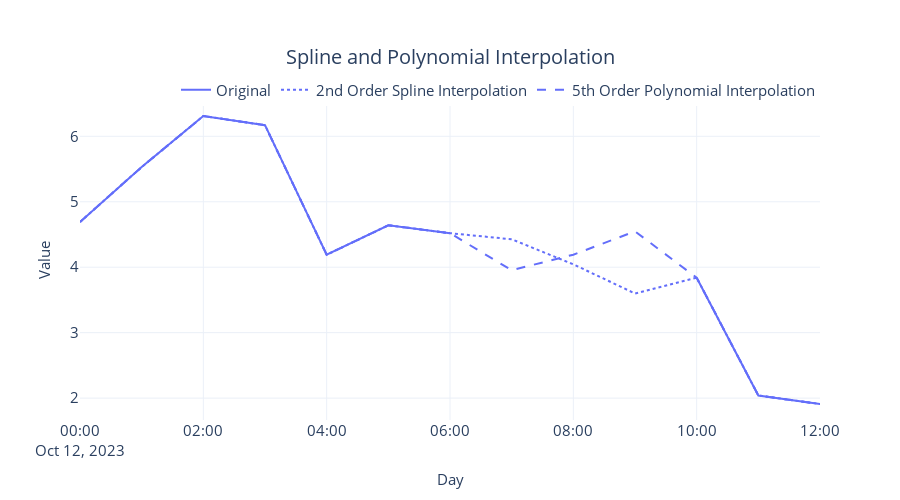

Notebook code cell kept with this figure:
### Code cell
#Plotting
plot_df = pd.melt(_df.reset_index(), id_vars="datetime", var_name="series")
fig = px.line(plot_df, x="datetime", y=["value"], line_dash="series", title="Spline and Polynomial Interpolation")
fig = format_plot(fig, ['Original', "2nd Order Spline Interpolation", "5th Order Polynomial Interpolation"])
fig.show()

### Figure 1 — Plotly figure (JSON) as saved in the notebook; plotly's stock layout.template omitted (floating-point values rounded to 4 significant figures)
{"data": [{"hovertemplate": "variable=value<br>series=pm2_5_1_hr<br>datetime=%{x}<br>_value=%{y}<extra></extra>", "legendgroup": "value, pm2_5_1_hr", "line": {"color": "#636efa", "dash": "solid"}, "marker": {"symbol": "circle"}, "mode": "lines", "name": "Original", "orientation": "v", "showlegend": true, "type": "scatter", "x": ["2023-10-12T00:00:00", "2023-10-12T01:00:00", "2023-10-12T02:00:00", "2023-10-12T03:00:00", "2023-10-12T04:00:00", "2023-10-12T05:00:00", "2023-10-12T06:00:00", "2023-10-12T07:00:00", "2023-10-12T08:00:00", "2023-10-12T09:00:00", "2023-10-12T10:00:00", "2023-10-12T11:00:00", "2023-10-12T12:00:00"], "xaxis": "x", "y": [4.69, 5.53, 6.31, 6.17, 4.19, 4.64, 4.52, null, null, null, 3.84, 2.04, 1.91], "yaxis": "y"}, {"hovertemplate": "variable=value<br>series=spline_interpolation<br>datetime=%{x}<br>_value=%{y}<extra></extra>", "legendgroup": "value, spline_interpolation", "line": {"color": "#636efa", "dash": "dot"}, "marker": {"symbol": "circle"}, "mode": "lines", "name": "2nd Order Spline Interpolation", "orientation": "v", "showlegend": true, "type": "scatter", "x": ["2023-10-12T00:00:00", "2023-10-12T01:00:00", "2023-10-12T02:00:00", "2023-10-12T03:00:00", "2023-10-12T04:00:00", "2023-10-12T05:00:00", "2023-10-12T06:00:00", "2023-10-12T07:00:00", "2023-10-12T08:00:00", "2023-10-12T09:00:00", "2023-10-12T10:00:00", "2023-10-12T11:00:00", "2023-10-12T12:00:00"], "xaxis": "x", "y": [4.69, 5.53, 6.31, 6.17, 4.19, 4.64, 4.52, 4.426, 4.044, 3.599, 3.84, 2.04, 1.91], "yaxis": "y"}, {"hovertemplate": "variable=value<br>series=polynomial_interpolation<br>datetime=%{x}<br>_value=%{y}<extra></extra>", "legendgroup": "value, polynomial_interpolation", "line": {"color": "#636efa", "dash": "dash"}, "marker": {"symbol": "circle"}, "mode": "lines", "name": "5th Order Polynomial Interpolation", "orientation": "v", "showlegend": true, "type": "scatter", "x": ["2023-10-12T00:00:00", "2023-10-12T01:00:00", "2023-10-12T02:00:00", "2023-10-12T03:00:00", "2023-10-12T04:00:00", "2023-10-12T05:00:00", "2023-10-12T06:00:00", "2023-10-12T07:00:00", "2023-10-12T08:00:00", "2023-10-12T09:00:00", "2023-10-12T10:00:00", "2023-10-12T11:00:00", "2023-10-12T12:00:00"], "xaxis": "x", "y": [4.69, 5.53, 6.31, 6.17, 4.19, 4.64, 4.52, 3.953, 4.191, 4.547, 3.84, 2.04, 1.91], "yaxis": "y"}], "layout": {"autosize": false, "height": 500, "legend": {"font": {"size": 15}, "orientation": "h", "title": {}, "tracegroupgap": 0, "x": 1, "xanchor": "right", "y": 0.98, "yanchor": "bottom"}, "title": {"font": {"size": 20}, "text": "Spline and Polynomial Interpolation", "x": 0.5, "xanchor": "center", "yanchor": "top"}, "width": 900, "xaxis": {"anchor": "y", "domain": [0, 1], "tickfont": {"size": 15}, "title": {"font": {"size": 15}, "text": "Day"}}, "yaxis": {"anchor": "x", "domain": [0, 1], "tickfont": {"size": 15}, "title": {"font": {"size": 15}, "text": "Value"}}}}
